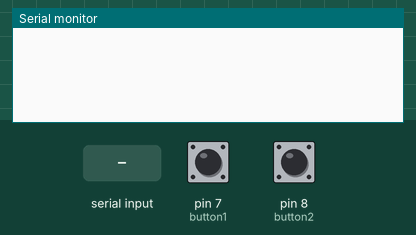
The sketch below on a simulated Arduino Uno, built with avr-gcc and run on an emulated ATmega328P. Parts: the last lines printed to the serial monitor. The inputs (shaded band) are chosen by the test bench; at power-on: pin 7 (button1) LOW, pin 8 (button2) LOW.

Above: at 1.2 s.
1.3 s: "1" received over Serial
At 2.1 s:
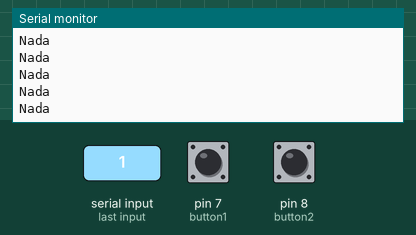
3.2 s: pin 7 (button1) pulled HIGH for 0.15 s
4.8 s: pin 8 (button2) pulled HIGH for 0.15 s
7.9 s: pin 7 (button1) driven HIGH and pin 8 (button2) driven HIGH
At 8.5 s:
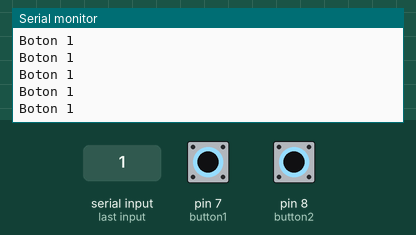

Measured:
- after the input at 1.3 s, the serial monitor: prints a new line at once (image 1)
- after the input at 7.9 s, the serial monitor: prints a new line after 0.07 s (image 2)

The sketch:

practica-02.ino
```cpp
int button1 = 7;
int button2 = 8;
int val1 = 0;
int val2 = 0;

void setup() {
  Serial.begin(9600);
  pinMode(button1, INPUT);
  pinMode(button2, INPUT);
}

void loop(){
   if(Serial.available()> 0){
    val1 = digitalRead(button1);
    val2 = digitalRead(button2);
    if (val1 == HIGH) {
       Serial.println("Boton 1");
    } else if (val2 == HIGH){
       Serial.println("Boton 2");
    }else{
       Serial.println("Nada");
    }
   }
}
```
